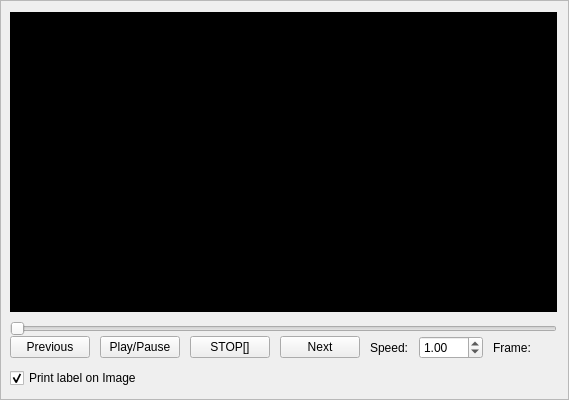
<?xml version="1.0" encoding="UTF-8"?>
<ui version="4.0">
 <class>VideoPlayerFrame</class>
 <widget class="QFrame" name="VideoPlayerFrame">
  <property name="geometry">
   <rect>
    <x>0</x>
    <y>0</y>
    <width>569</width>
    <height>400</height>
   </rect>
  </property>
  <property name="minimumSize">
   <size>
    <width>0</width>
    <height>400</height>
   </size>
  </property>
  <property name="windowTitle">
   <string>Frame</string>
  </property>
  <property name="frameShape">
   <enum>QFrame::StyledPanel</enum>
  </property>
  <property name="frameShadow">
   <enum>QFrame::Raised</enum>
  </property>
  <layout class="QVBoxLayout" name="verticalLayout_2">
   <property name="spacing">
    <number>9</number>
   </property>
   <property name="leftMargin">
    <number>9</number>
   </property>
   <item>
    <widget class="QLabel" name="label_video">
     <property name="sizePolicy">
      <sizepolicy hsizetype="Preferred" vsizetype="Expanding">
       <horstretch>0</horstretch>
       <verstretch>0</verstretch>
      </sizepolicy>
     </property>
     <property name="autoFillBackground">
      <bool>false</bool>
     </property>
     <property name="styleSheet">
      <string notr="true">background-color:rgb(0, 0, 0);</string>
     </property>
     <property name="frameShape">
      <enum>QFrame::NoFrame</enum>
     </property>
     <property name="text">
      <string>TextLabel</string>
     </property>
    </widget>
   </item>
   <item>
    <layout class="QVBoxLayout" name="verticalLayout">
     <property name="spacing">
      <number>0</number>
     </property>
     <property name="sizeConstraint">
      <enum>QLayout::SetFixedSize</enum>
     </property>
     <item>
      <widget class="QSlider" name="horizontalSlider">
       <property name="orientation">
        <enum>Qt::Horizontal</enum>
       </property>
      </widget>
     </item>
     <item>
      <layout class="QHBoxLayout" name="horizontalLayout">
       <property name="spacing">
        <number>10</number>
       </property>
       <property name="sizeConstraint">
        <enum>QLayout::SetDefaultConstraint</enum>
       </property>
       <item>
        <widget class="QPushButton" name="pushButton_previous">
         <property name="text">
          <string>Previous</string>
         </property>
         <property name="icon">
          <iconset resource="resources/icons.qrc">
           <normaloff>:/001-rewind.png</normaloff>:/001-rewind.png</iconset>
         </property>
         <property name="shortcut">
          <string>Left</string>
         </property>
        </widget>
       </item>
       <item>
        <widget class="QPushButton" name="pushButton_play_pause">
         <property name="text">
          <string>Play/Pause</string>
         </property>
         <property name="icon">
          <iconset resource="resources/icons.qrc">
           <normaloff>:/005-play-button.png</normaloff>:/005-play-button.png</iconset>
         </property>
         <property name="shortcut">
          <string>Space</string>
         </property>
         <property name="checkable">
          <bool>false</bool>
         </property>
        </widget>
       </item>
       <item>
        <widget class="QPushButton" name="pushButton_stop">
         <property name="text">
          <string>STOP[]</string>
         </property>
        </widget>
       </item>
       <item>
        <widget class="QPushButton" name="pushButton_next">
         <property name="sizePolicy">
          <sizepolicy hsizetype="Minimum" vsizetype="Fixed">
           <horstretch>0</horstretch>
           <verstretch>0</verstretch>
          </sizepolicy>
         </property>
         <property name="text">
          <string>Next</string>
         </property>
         <property name="icon">
          <iconset resource="resources/icons.qrc">
           <normaloff>:/002-fast-forward-button.png</normaloff>:/002-fast-forward-button.png</iconset>
         </property>
         <property name="shortcut">
          <string>Right</string>
         </property>
        </widget>
       </item>
       <item>
        <widget class="QLabel" name="label">
         <property name="sizePolicy">
          <sizepolicy hsizetype="Fixed" vsizetype="Minimum">
           <horstretch>0</horstretch>
           <verstretch>0</verstretch>
          </sizepolicy>
         </property>
         <property name="text">
          <string>Speed:</string>
         </property>
        </widget>
       </item>
       <item>
        <widget class="QDoubleSpinBox" name="speedSpinBox">
         <property name="maximumSize">
          <size>
           <width>16777215</width>
           <height>16777215</height>
          </size>
         </property>
         <property name="minimum">
          <double>0.100000000000000</double>
         </property>
         <property name="maximum">
          <double>3.000000000000000</double>
         </property>
         <property name="singleStep">
          <double>0.100000000000000</double>
         </property>
         <property name="value">
          <double>1.000000000000000</double>
         </property>
        </widget>
       </item>
       <item>
        <widget class="QLabel" name="label_frameCount">
         <property name="sizePolicy">
          <sizepolicy hsizetype="Preferred" vsizetype="Minimum">
           <horstretch>0</horstretch>
           <verstretch>0</verstretch>
          </sizepolicy>
         </property>
         <property name="text">
          <string>Frame:</string>
         </property>
        </widget>
       </item>
      </layout>
     </item>
    </layout>
   </item>
   <item>
    <widget class="QCheckBox" name="checkBox_printLabel">
     <property name="text">
      <string>Print label on Image</string>
     </property>
     <property name="checked">
      <bool>true</bool>
     </property>
    </widget>
   </item>
  </layout>
 </widget>
 <resources>
  <include location="resources/icons.qrc"/>
 </resources>
 <connections/>
</ui>
